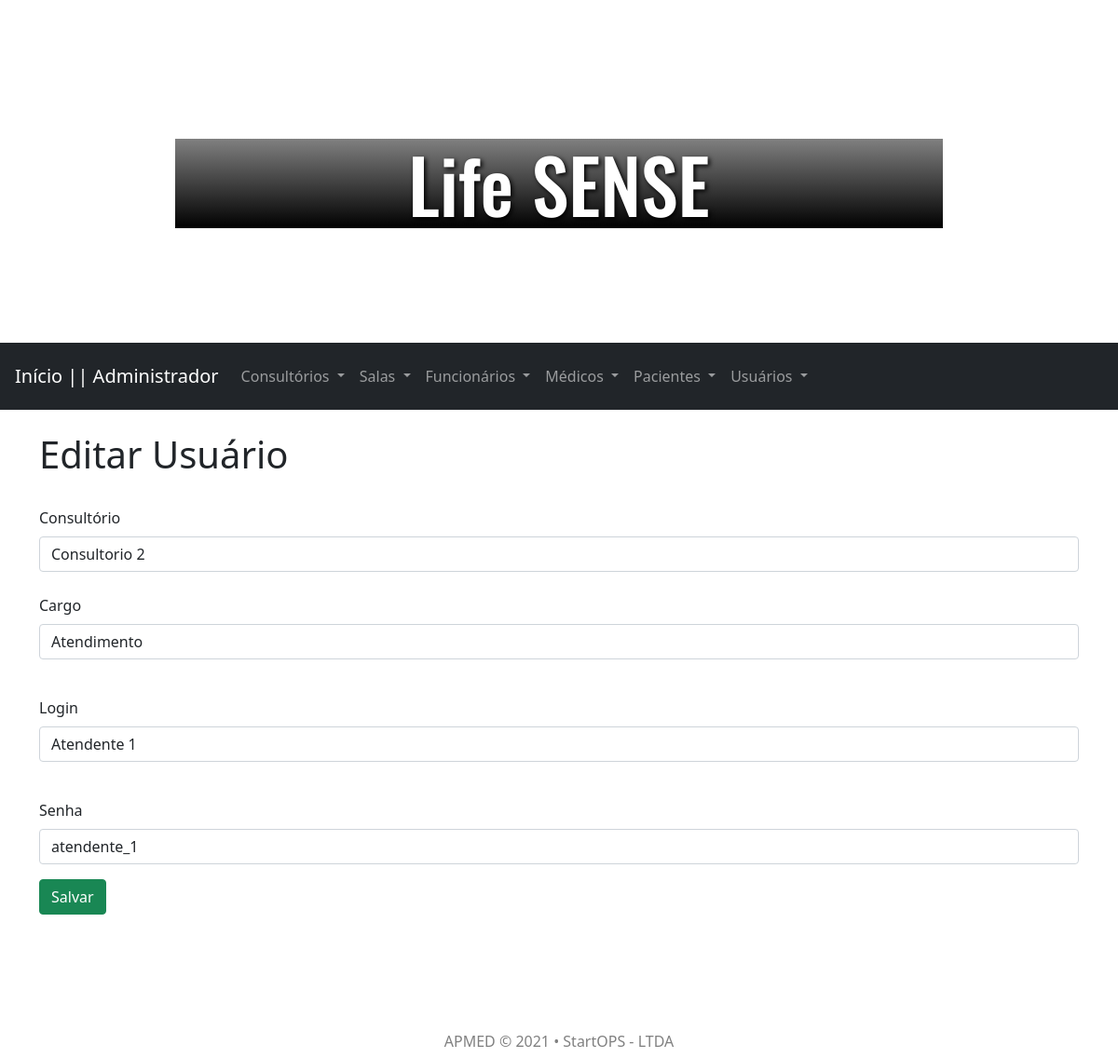
/inicio-adm.php?page=editar-user&id_user=2, run on the app's committed database.
### tables this page shows
CREATE TABLE usuario (
  id_user INT PRIMARY KEY NOT NULL AUTO_INCREMENT,
  cargo_user VARCHAR(70) NOT NULL,
  login_user VARCHAR(45) NOT NULL,
  senha_user VARCHAR(45) NOT NULL,
  consultorio_id_con INT NOT NULL,
  CONSTRAINT fk_id_con
  FOREIGN KEY (consultorio_id_con) REFERENCES consultorio (id_con)
  ON DELETE CASCADE ON UPDATE CASCADE
);

CREATE TABLE consultorio (
  id_con INT PRIMARY KEY NOT NULL AUTO_INCREMENT,
  cnpj_con VARCHAR(20) NOT NULL,
  raz_con VARCHAR(115) NOT NULL,
  cep_con VARCHAR(15) NOT NULL,
  end_con VARCHAR(115) NOT NULL,
  tel_con VARCHAR(20) NOT NULL,
  email_con VARCHAR(45) NOT NULL
);

### editar-user.php (the view, shortened to what this page needs)
<br>
<h1>Editar Usuário</h1>
<br>
<?php
include("config.php");
$sqlBuscar = "SELECT * FROM usuario
                WHERE id_user=" . $_REQUEST["id_user"];
$res = mysqli_query($conexao, $sqlBuscar) or die($conexao->error);
$row = $res->fetch_object();
?>
<form action="?page=salvar-user" method="POST" id="formCSS">
    <div class="form-group">
        <label>Consultório</label>
        <?php
        $sqlBuscar2 = "SELECT * FROM consultorio";
        $res2 = mysqli_query($conexao, $sqlBuscar2) or die($conexao->error);
        $qtd2 = $res2->num_rows;
        if ($qtd2 > 0) {
            print "<select name='consultorio_id_con' class='form-control'>";
            while ($row2 = $res2->fetch_object()) {
                print "<option value='" . $row2->id_con . "' " . ($row2->id_con == $row->consultorio_id_con ? "selected" : "") . ">" . $row2->raz_con . "</option>";
            }
            print "</select>";
        } else {
            print "<div class='alert alert-danger'>Não há nenhum resultado</div>";
        }
        ?>
        <div class="form-group">
            <br>
            <label>Cargo</label>
            <input type="text" id="cargo_user" name="cargo_user" class="form-control" value="<?php print $row->cargo_user; ?>">
        </div>
        <div class="form-group">
            <br>
            <label>Login</label>
            <input type="text" id="login_user" name="login_user" class="form-control" value="<?php print $row->login_user; ?>">
        </div>
        <div class="form-group">
            <br>
            <label>Senha</label>
            <input type="text" id="senha_user" name="senha_user" class="form-control" value="<?php print $row->senha_user; ?>">
        </div>
        <div class="form-group">
            <button type="submit" class="btn btn-success">Salvar</button>
        </div>
</form>

### data on the page
usuario: consultorio_id_con "Consultorio 2", cargo_user "Atendimento", login_user "Atendente 1", senha_user "atendente_1"
